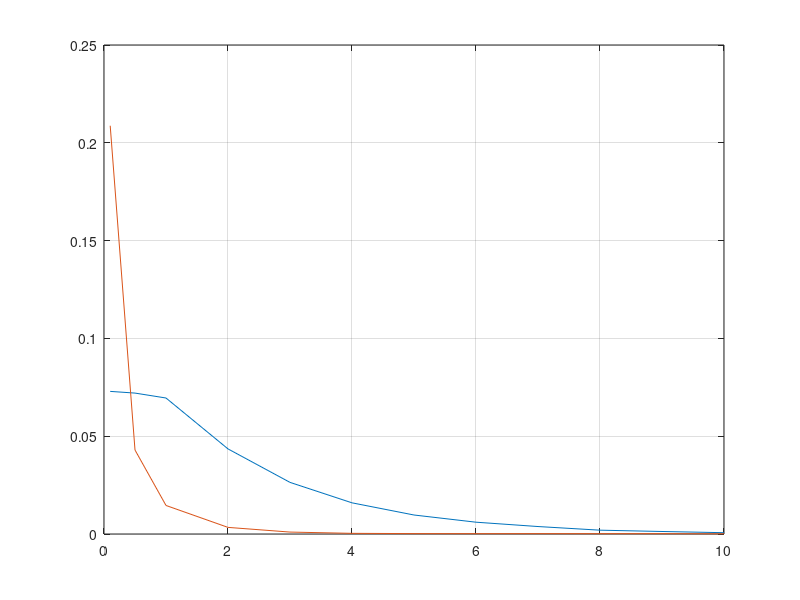

This chart was generated by the following MATLAB code:
close all
clear 
clc

tau = [
    0.1,
    0.5,
    1.0,
    2.0,
    3.0,
    4.0,
    5.0,
    6.0,
    7.0,
    8.0,
    9.0,
    10.0];
tf = [
    11.4,
    11.4,
    11.4,
    12.7,
    14.0,
    15.3,
    16.6,
    17.9,
    19.2,
    21.8,
    23.1,
    25.7];
lin = [
    0.07291237934106828,
    0.07204563,
    0.0695266008619384,
    0.04350393,
    0.02639151,
    0.01593567,
    0.00971274249987766,
    0.0060357,
    0.00381771,
    0.0019565,
    0.00128504,
    0.0006715109127769271];
shd = [
    0.2087267856420715,
    0.04293961,
    0.014588687199639804,
    0.00338086,
    0.00098847,
    0.00033639,
    0.00020852789765304927,
    0.00018621,
    0.00019658,
    0.00017588,
    1.76389858e-04,
    0.00010300718348235362];

plot(tau, lin)
hold on
plot(tau, shd)
grid on